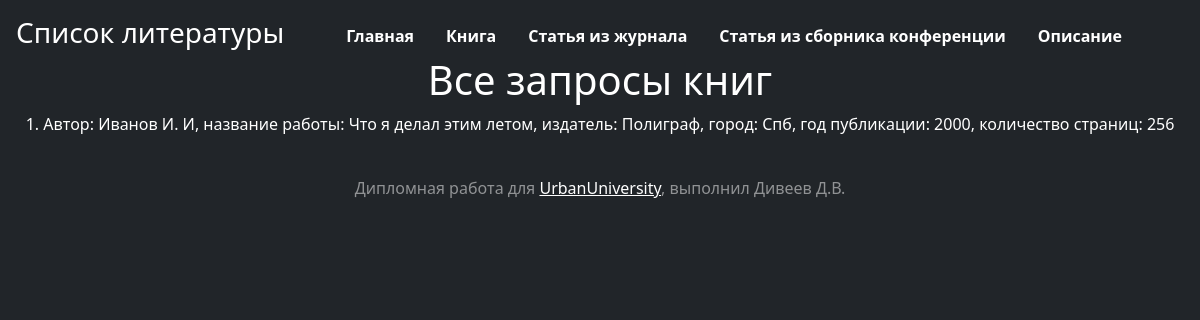
/admin/book/1, run on an earlier commit of the app's database.
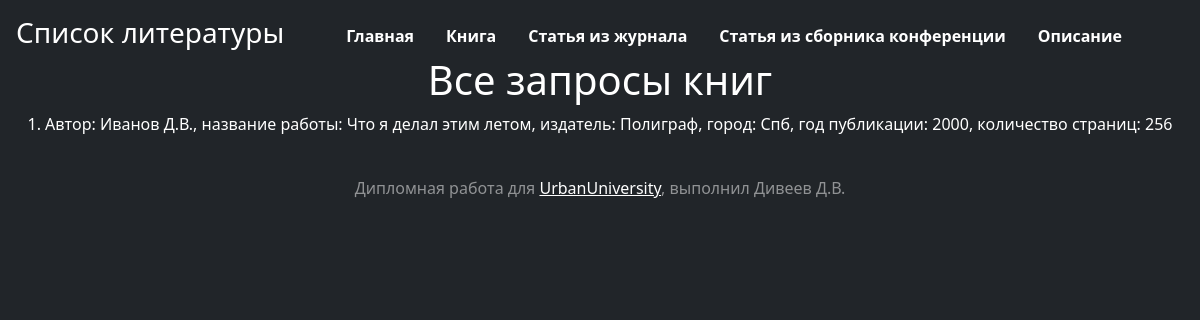
And on a later commit of the database.
### app_flask.py (models this page shows)
class Book(db.Model):
    id = db.Column(db.Integer, primary_key=True, index=True)
    author = db.Column(db.String(30), nullable=False)
    name_father_Author = db.Column(db.String(5), nullable=False)
    title = db.Column(db.String(300), nullable=False)
    publisher = db.Column(db.String(20), nullable=False)
    city = db.Column(db.String(50), nullable=False)
    year = db.Column(db.Integer, nullable=False)
    pages = db.Column(db.Integer, nullable=False)

### app_flask.py (the view)
@app.route('/admin/book/<int:id>')
def book_by_id(id):
    book = Book.query.get(id)
    if book is None:
        abort(404, description='Book not found')
    return render_template('admin_book_№.html', book=book)

### templates/admin_book_№.html
{% extends "main.html" %}
{% block pagename %}
<h1>Все запросы книг</h1>
{% endblock %}
{% block content %}
        <p>{{ book.id }}. Автор: {{ book.author }} {{ book.name_father_Author }}, название работы: {{ book.title }}, издатель: {{ book.publisher }}, город: {{ book.city }}, год публикации: {{ book.year}}, количество страниц: {{book.pages}}</p><br>
{% endblock %}

What changed in the data, as far as the page shows it:
changed Book "Иванов": name_father_Author "И. И" → "Д.В."
